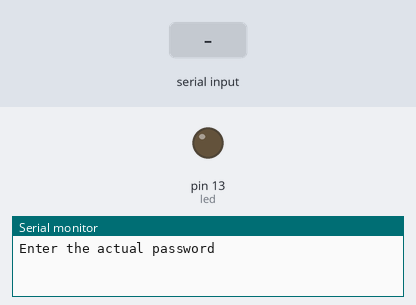
Simulated run of this sketch. Board: Arduino Uno, built with avr-gcc and run on an emulated ATmega328P. On the bench: output pins drawn as LEDs (lit = HIGH), the last lines printed to the serial monitor. Dashed ring = blinking. The inputs (shaded band) are chosen by the test bench.

Above: at 0.9 s.
1.0 s: "z" received over Serial
4.0 s: "Z" received over Serial
At 5.8 s:
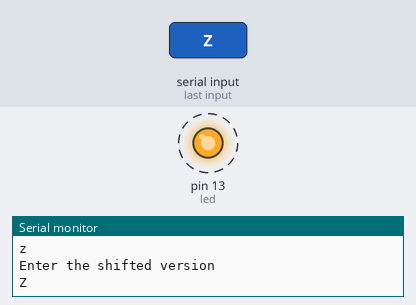
Timing chart, 0 to 11.6 s (numbered marks = the images above; inputs shaded):
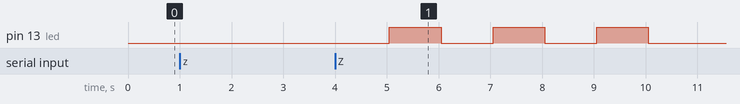

Measured:
- after the input at 4.0 s, pin 13 (led): alternates HIGH for 1.0 s and LOW for 1.0 s, 6 changes in all, then stays LOW, starting after 1.1 s

The sketch:

Caesar_Cipher.ino
```cpp
String password;
String shifted;
int len =0;  //length of the password
#define led 13

void setup() {
  // put your setup code here, to run once:
  Serial.begin(9600);
 pinMode (13,OUTPUT);
//////////////////////////entering the actual password//////////////////////////////////////////////
 Serial.println("Enter the actual password");
  while (Serial.available()==0)
    {                }     //wait for the user entering the password

       password=Serial.readString();
       Serial.println(password);

       len=password.length();
        delay(500);
       shift(password,len);      //calling the function to shift the input

}

void loop() {
  // put your main code here, to run repeatedly:


    Serial.println("Enter the shifted version");
    while (Serial.available()==0) //wait for the user entering the encrypted password
    {}
   shifted=Serial.readString();
   delay(50);
  Serial.println(shifted);

 ////////////////in case the password is correct/////////////////////
    if (shifted==password)
   {shift(password,len);
   ////led is turned on for 3 seconds///
    digitalWrite(led,HIGH);
    delay(3000);
    digitalWrite(led,LOW);
    delay(3000);

    }

////////////////in case the password is incorrect/////////////////////
    else
    {for (int y=0;y<3;y++)
{
  digitalWrite(led, HIGH);  ////led is blinking for 3 seconds///
  delay(1000);

  digitalWrite(led, LOW);
  delay(1000);
}
      }

}

void shift (String &pass,int len)
{

    for (int i=0;i<len;i++)
  {

        for(int j=0;j<1;j++)
        {
          if (pass[i]=='z')
          pass[i]='a';

          else if (pass[i]=='Z')
              pass[i]='A';
           else
                         pass[i]++;

        }
   }
}
```
